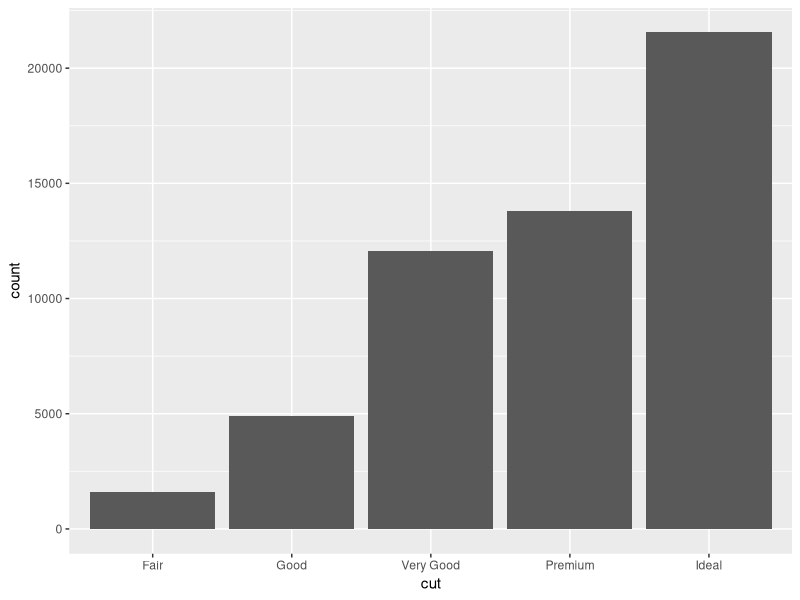
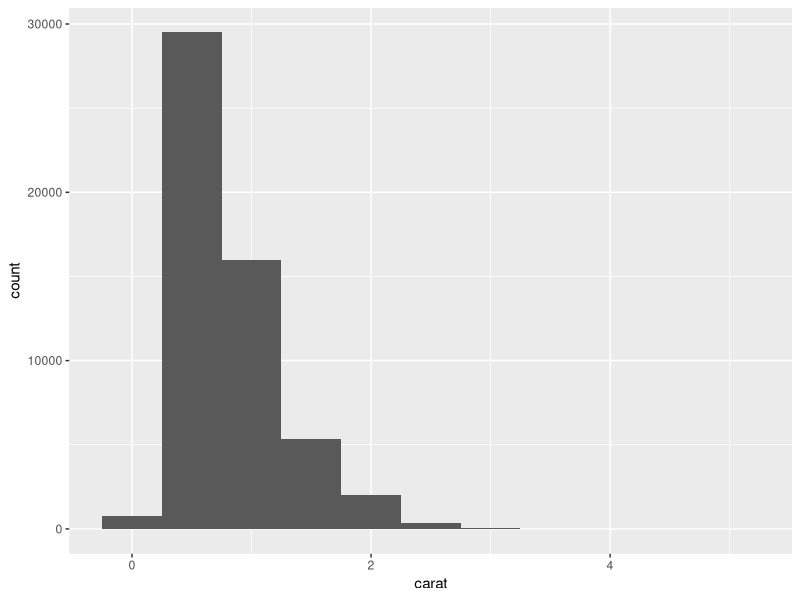
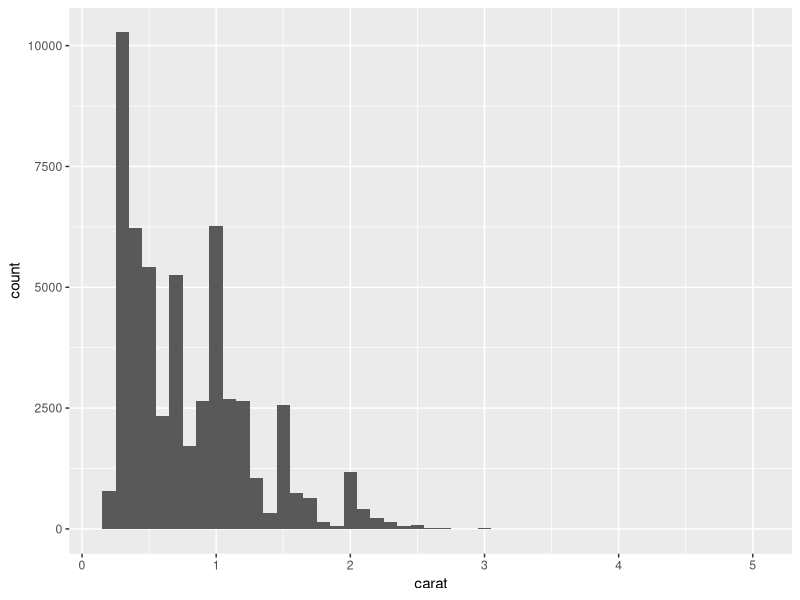
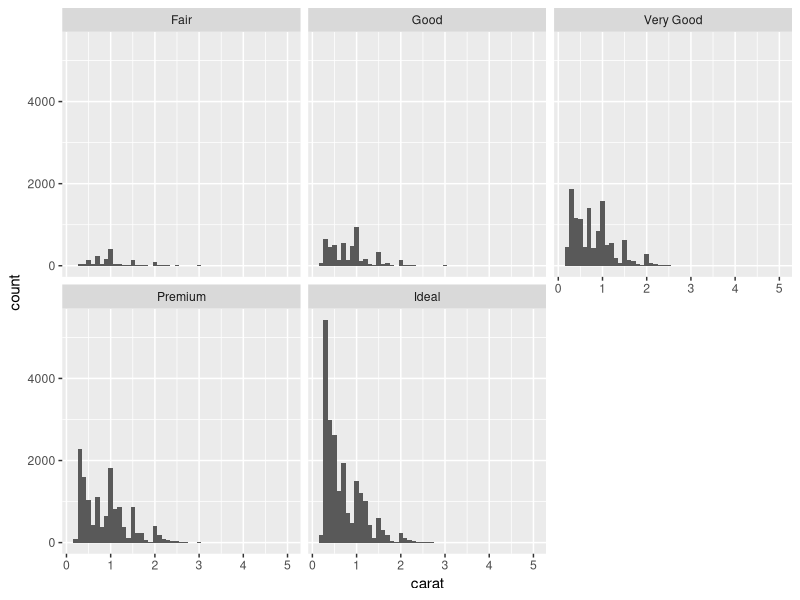
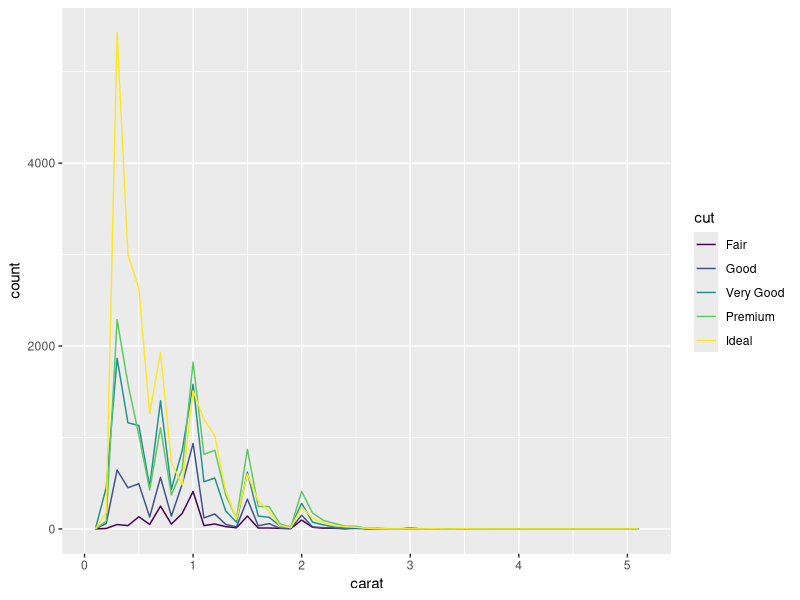
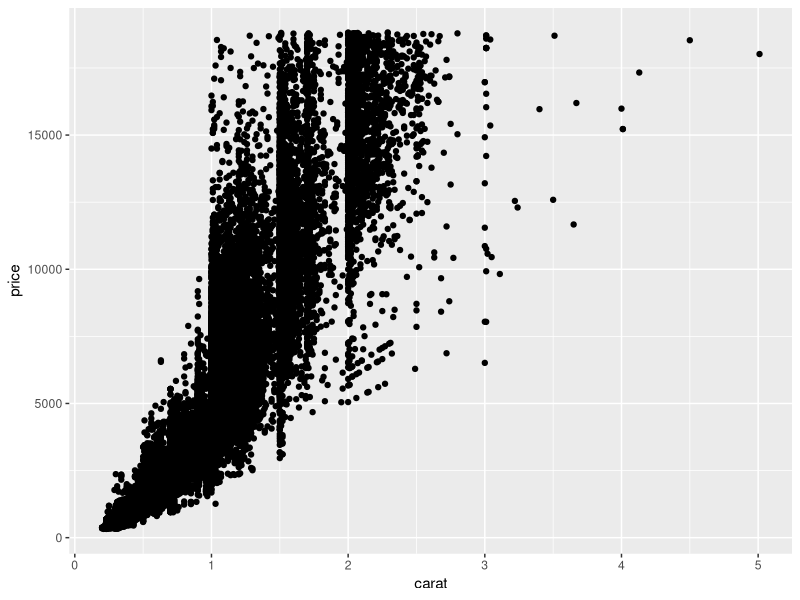
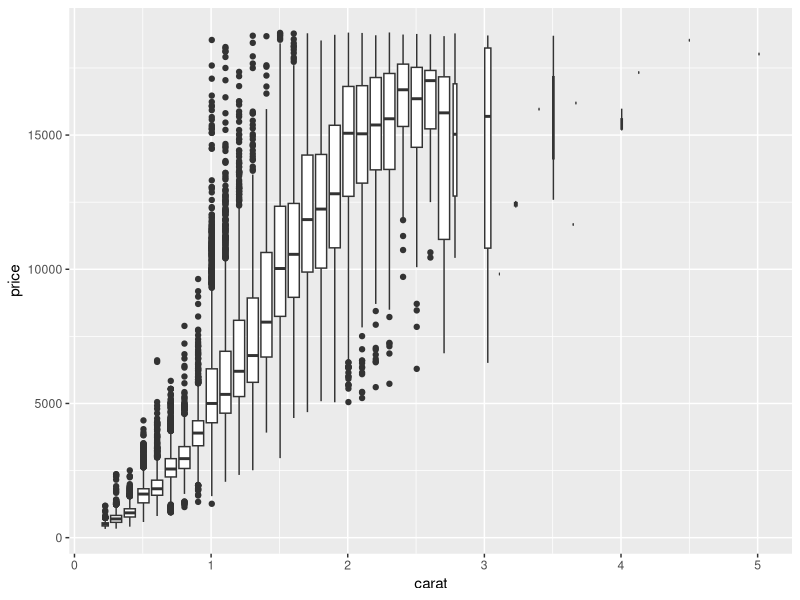

Write R code to recreate these figures, in order. (Note: this script raises an error after producing the figures.)
# installing and loading tidyverse

install.packages("tidyverse")
library(tidyverse)

# Loading data 
data("diamonds")

# Getting the column names from the dataset
colnames(diamonds)

# lets look at the sample data 
head(diamonds)

# Plotting a bar plot
ggplot(data = diamonds) +
  geom_bar(mapping = aes(x = cut))
ggplot(data = diamonds) +
  geom_histogram(mapping = aes(x = carat), binwidth = 0.5)
ggplot(data = diamonds) +
  geom_histogram(mapping = aes(x = carat), binwidth = 0.1)

#Creating facets
ggplot(data = diamonds) +
  geom_histogram(mapping = aes(x = carat), binwidth = 0.1)+
  facet_wrap(~cut)

# Creating frequency polygon
ggplot(data = diamonds, mapping = aes(x = carat, colour = cut)) +
  geom_freqpoly(binwidth = 0.1)

## plotting a scatter plot 
ggplot(data = diamonds) +
  geom_point(mapping = aes(x = carat, y = price))

# creating boxplot
ggplot(data = diamonds, mapping = aes(x = carat, y = price)) + 
  geom_boxplot(mapping = aes(group = cut_width(carat, 0.1)))

#install package
install.packages("corrplot")

# loading corrplot
library(corrplot)
# Creating correlation matrix for diamonds dataset
D <- cor(diamonds[,c(1, 5,6,7,8,9)])
coorplot(D, method = "circle")